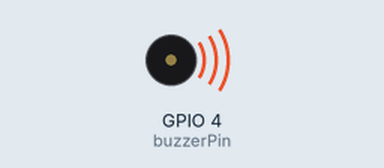
This program was run on a simulated Raspberry Pi (BCM pin numbers). Parts: buzzer (waves = sounding). At 14.2 s the program stops and its outputs stay as they are.

Above: at 0.1 s.
At 14.3 s:
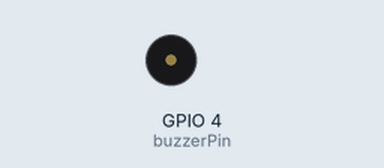
Timing chart, 0 to 15.7 s (numbered marks = the images above):
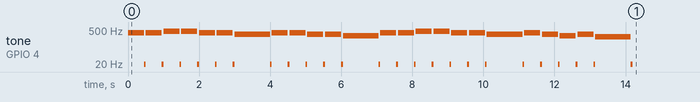

Measured:
- by itself, tone on GPIO 4 (buzzerPin): plays 392 Hz for 0.45 s, 1 Hz for 0.05 s, 392 Hz for 0.45 s, 1 Hz for 0.05 s, 440 Hz for 0.45 s, 1 Hz for 0.05 s … (48 notes in this stretch)

The program:

schoolbell.py
```python
import RPi.GPIO as gpio
import time

buzzerPin = 4
gpio.setmode(gpio.BCM)
gpio.setup(buzzerPin, gpio.OUT)

pwm = gpio.PWM(buzzerPin,262)
pwm.start(10)

melody = [262,294,330,349,392,440,494,523]
do = melody[0]
rae = melody[1]
mi = melody[2]
fa = melody[3]
sol = melody[4]
la = melody[5]
ti = melody[6]
do_h = melody[7]

def buzzer (melody,wait):
    pwm.ChangeFrequency(melody)
    time.sleep(wait)
    pwm.ChangeFrequency(1)
    time.sleep(0.05)
try:
    buzzer(sol,0.45)
    buzzer(sol,0.45)
    buzzer(la,0.45)
    buzzer(la,0.45)
    buzzer(sol,0.45)
    buzzer(sol,0.45)
    buzzer(mi,1)
    buzzer(sol,0.45)
    buzzer(sol,0.45)
    buzzer(mi,0.45)
    buzzer(mi,0.45)
    buzzer(rae,1)

    buzzer(sol,0.45)
    buzzer(sol,0.45)
    buzzer(la,0.45)
    buzzer(la,0.45)
    buzzer(sol,0.45)
    buzzer(sol,0.45)
    buzzer(mi,1)

    buzzer(sol,0.45)
    buzzer(mi,0.45)
    buzzer(rae,0.45)
    buzzer(mi,0.45)
    buzzer(do,1)


finally:
    pwm.stop()
    gpio.cleanup()
```
